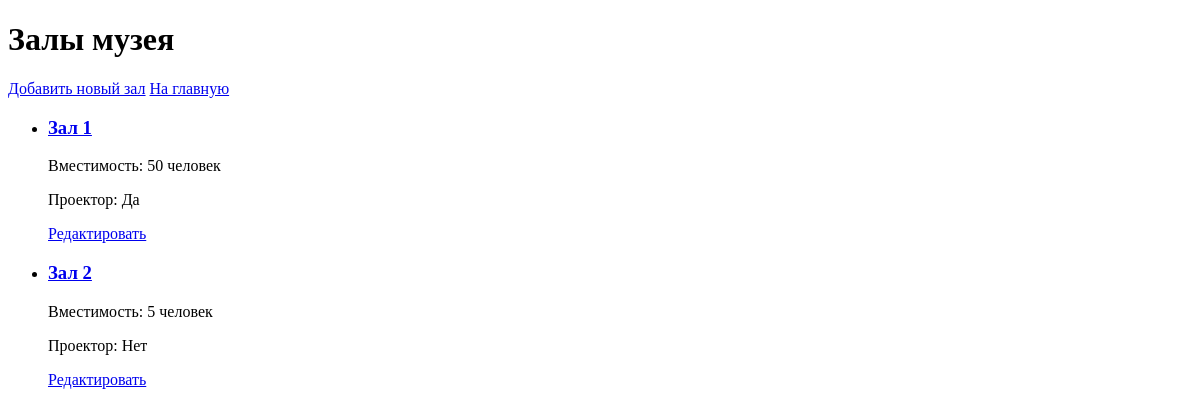
Before: /halls/ with the older database file.
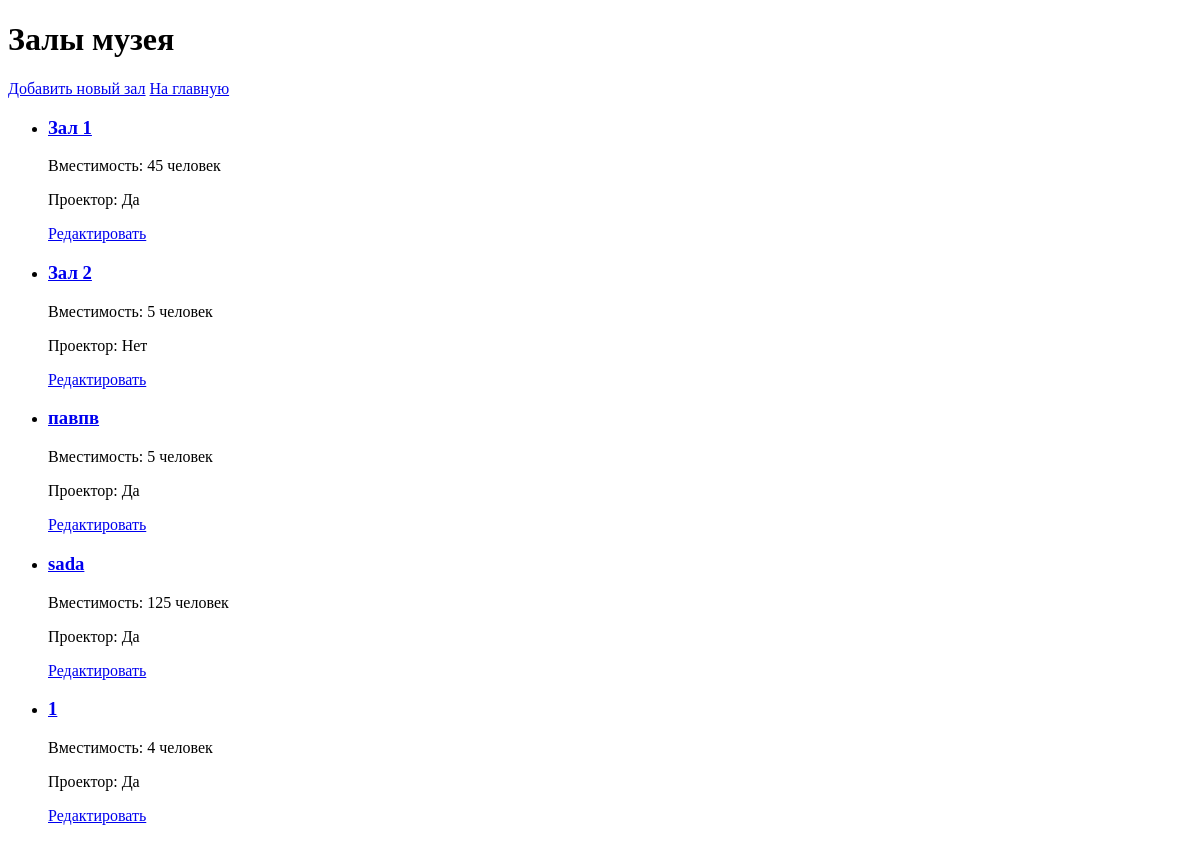
After: the same page with the newer database file.
### museum/models.py (models this page shows, shortened)
class Hall(models.Model):
    name = models.CharField('Название зала', max_length=100)
    capacity = models.IntegerField(
        'Вместимость',
        validators=[MinValueValidator(1, message='Вместимость должна быть хотя бы 1')]
    )
    has_projector = models.BooleanField('Есть проектор', default=False)

### museum/views.py (the view)
# urls.py: path('halls/', views.hall, name='hall_list'),  # Список залов
def hall(request):
    halls = Hall.objects.all()
    return render(request, 'museum/hall_list.html', {'halls': halls})

### museum/templates/museum/hall_list.html (shortened to what this page needs)
<!DOCTYPE html>
<html>
<head>
</head>
<body>
    <h1>Залы музея</h1>
    <a href="{% url 'add_hall' %}">Добавить новый зал</a>
    <a href="{% url 'home' %}">На главную</a>
    <ul>
    {% for hall in halls %}
        <li>
            <h3><a href="{% url 'hall_detail' hall.pk %}">{{ hall.name }}</a></h3>
            <p>Вместимость: {{ hall.capacity }} человек</p>
            <p>Проектор: {% if hall.has_projector %}Да{% else %}Нет{% endif %}</p>
            <a href="{% url 'edit_hall' hall.pk %}">Редактировать</a>
        </li>
    {% empty %}
        <li>Нет доступных залов</li>
    {% endfor %}
    </ul>
</body>
</html>

Changed rows visible on the page:
changed Hall "Зал 1": capacity "50" → "45"
added Hall: name "павпв", capacity "5", has_projector "Да"
added Hall: name "sada", capacity "125", has_projector "Да"
added Hall: name "1", capacity "4", has_projector "Да"
